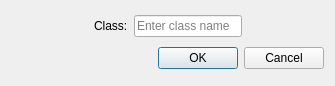
<?xml version="1.0" encoding="UTF-8"?>
<ui version="4.0">
 <class>DialogClass</class>
 <widget class="QDialog" name="DialogClass">
  <property name="geometry">
   <rect>
    <x>0</x>
    <y>0</y>
    <width>335</width>
    <height>86</height>
   </rect>
  </property>
  <property name="windowTitle">
   <string>Dialog</string>
  </property>
  <layout class="QGridLayout" name="gridLayout">
   <item row="0" column="0">
    <layout class="QHBoxLayout" name="horizontalLayout">
     <item>
      <spacer name="horizontalSpacer">
       <property name="orientation">
        <enum>Qt::Horizontal</enum>
       </property>
       <property name="sizeHint" stdset="0">
        <size>
         <width>40</width>
         <height>20</height>
        </size>
       </property>
      </spacer>
     </item>
     <item>
      <widget class="QLabel" name="label">
       <property name="text">
        <string>Class:</string>
       </property>
      </widget>
     </item>
     <item>
      <widget class="QLineEdit" name="lineEdit">
       <property name="placeholderText">
        <string>Enter class name</string>
       </property>
      </widget>
     </item>
     <item>
      <spacer name="horizontalSpacer_2">
       <property name="orientation">
        <enum>Qt::Horizontal</enum>
       </property>
       <property name="sizeHint" stdset="0">
        <size>
         <width>40</width>
         <height>20</height>
        </size>
       </property>
      </spacer>
     </item>
    </layout>
   </item>
   <item row="1" column="0">
    <widget class="QDialogButtonBox" name="buttonBox">
     <property name="orientation">
      <enum>Qt::Horizontal</enum>
     </property>
     <property name="standardButtons">
      <set>QDialogButtonBox::Cancel|QDialogButtonBox::Ok</set>
     </property>
    </widget>
   </item>
  </layout>
 </widget>
 <resources/>
 <connections>
  <connection>
   <sender>buttonBox</sender>
   <signal>accepted()</signal>
   <receiver>DialogClass</receiver>
   <slot>accept()</slot>
   <hints>
    <hint type="sourcelabel">
     <x>248</x>
     <y>254</y>
    </hint>
    <hint type="destinationlabel">
     <x>157</x>
     <y>274</y>
    </hint>
   </hints>
  </connection>
  <connection>
   <sender>buttonBox</sender>
   <signal>rejected()</signal>
   <receiver>DialogClass</receiver>
   <slot>reject()</slot>
   <hints>
    <hint type="sourcelabel">
     <x>316</x>
     <y>260</y>
    </hint>
    <hint type="destinationlabel">
     <x>286</x>
     <y>274</y>
    </hint>
   </hints>
  </connection>
 </connections>
</ui>
